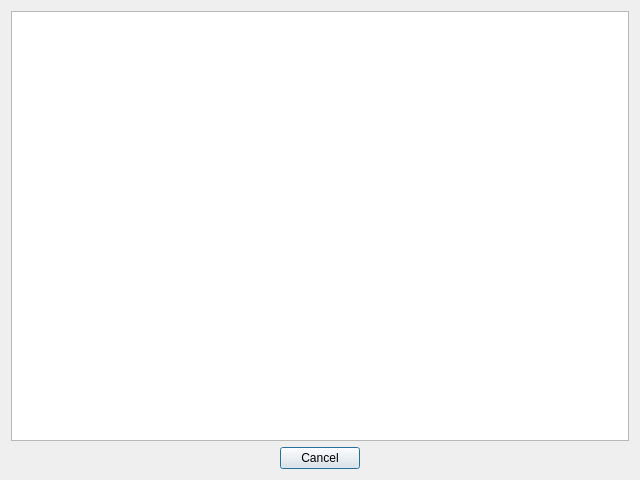
<?xml version="1.0" encoding="UTF-8"?>
<ui version="4.0">
 <class>ChooseNoteDialog</class>
 <widget class="QDialog" name="ChooseNoteDialog">
  <property name="geometry">
   <rect>
    <x>0</x>
    <y>0</y>
    <width>640</width>
    <height>480</height>
   </rect>
  </property>
  <property name="windowTitle">
   <string>Choose Note</string>
  </property>
  <layout class="QVBoxLayout" name="verticalLayout">
   <item>
    <widget class="QListWidget" name="noteList"/>
   </item>
   <item>
    <layout class="QHBoxLayout" name="horizontalLayout">
     <item>
      <spacer name="horizontalSpacer_2">
       <property name="orientation">
        <enum>Qt::Horizontal</enum>
       </property>
       <property name="sizeHint" stdset="0">
        <size>
         <width>40</width>
         <height>20</height>
        </size>
       </property>
      </spacer>
     </item>
     <item>
      <widget class="QPushButton" name="cancelButton">
       <property name="text">
        <string>Cancel</string>
       </property>
      </widget>
     </item>
     <item>
      <spacer name="horizontalSpacer_3">
       <property name="orientation">
        <enum>Qt::Horizontal</enum>
       </property>
       <property name="sizeHint" stdset="0">
        <size>
         <width>40</width>
         <height>20</height>
        </size>
       </property>
      </spacer>
     </item>
    </layout>
   </item>
  </layout>
 </widget>
 <resources/>
 <connections/>
</ui>
